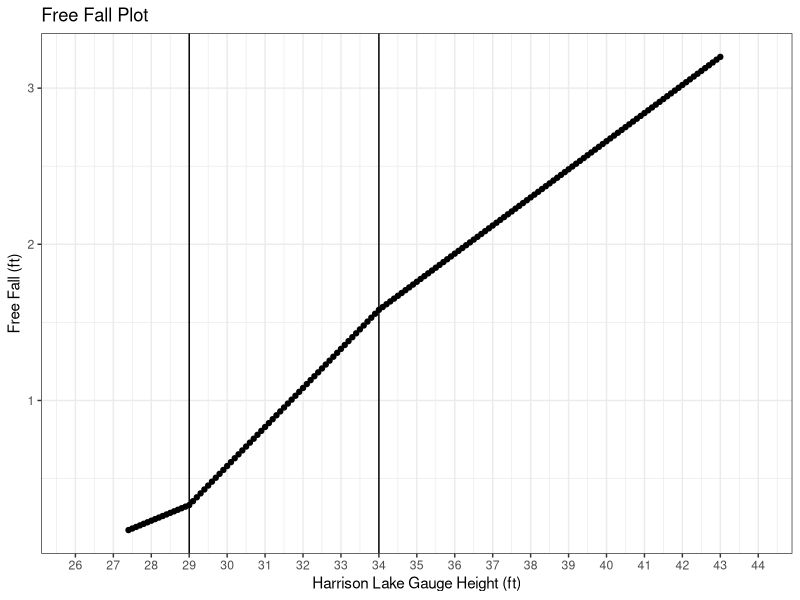
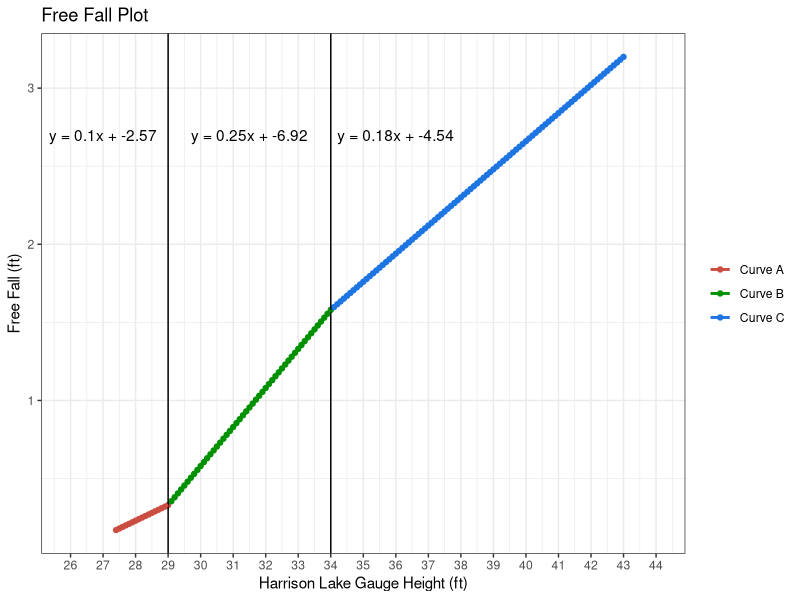
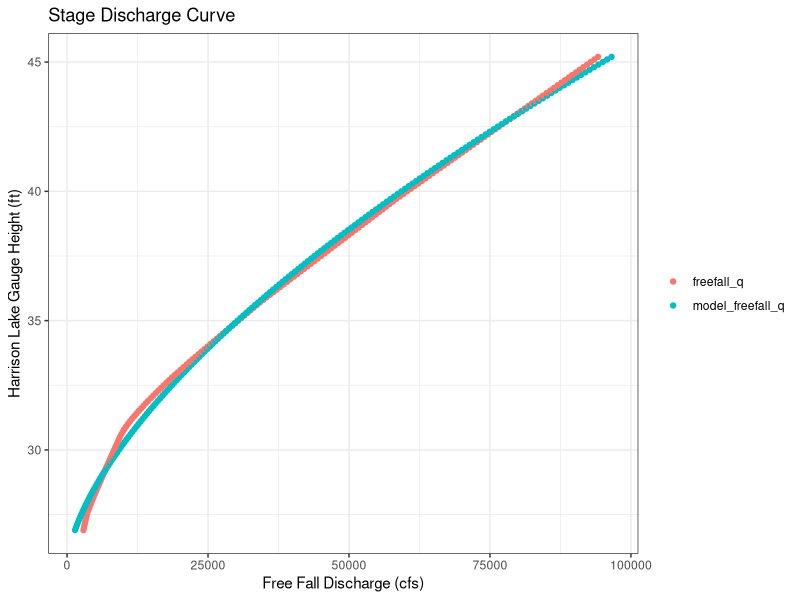
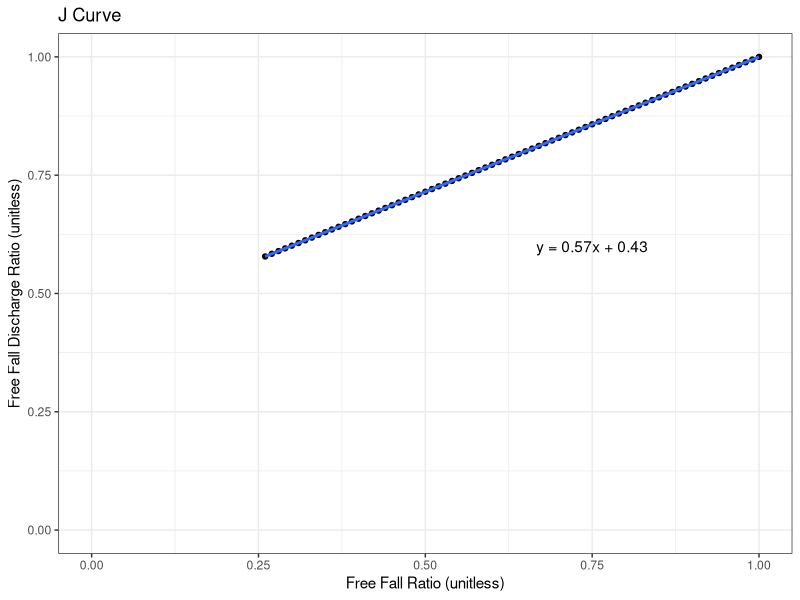
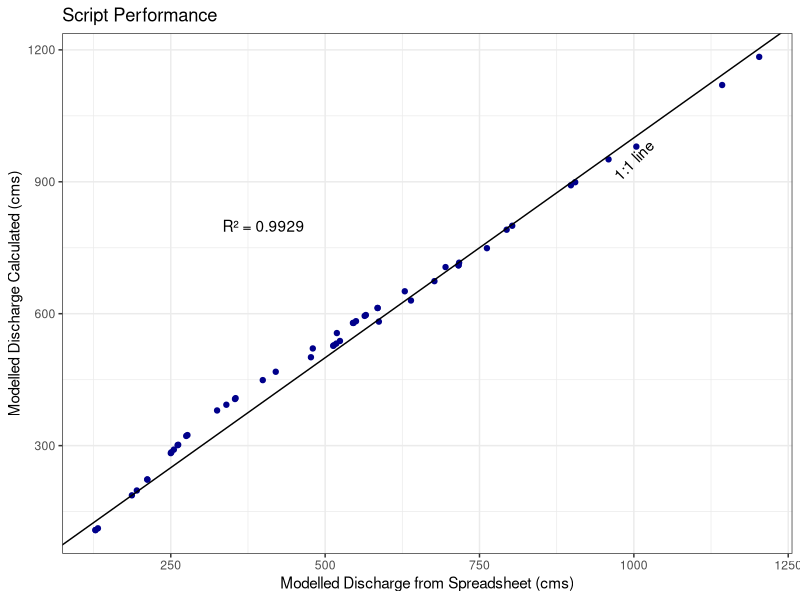
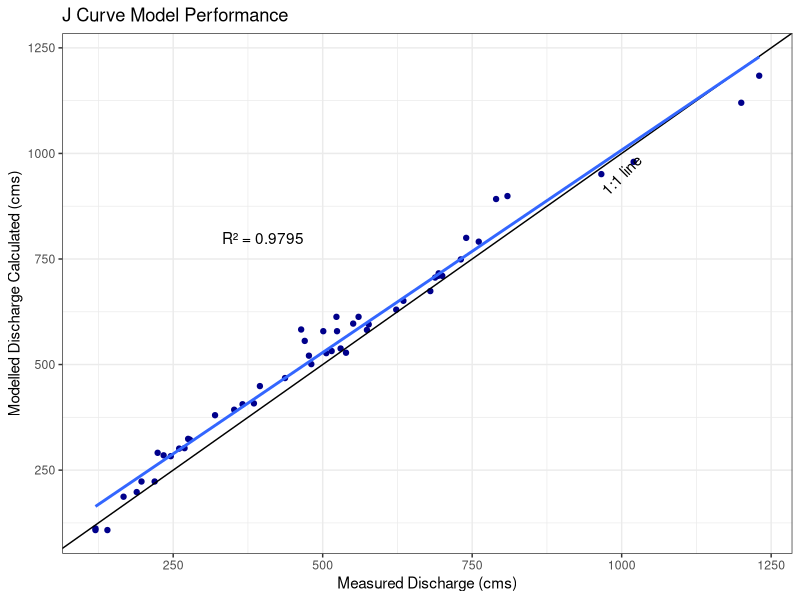
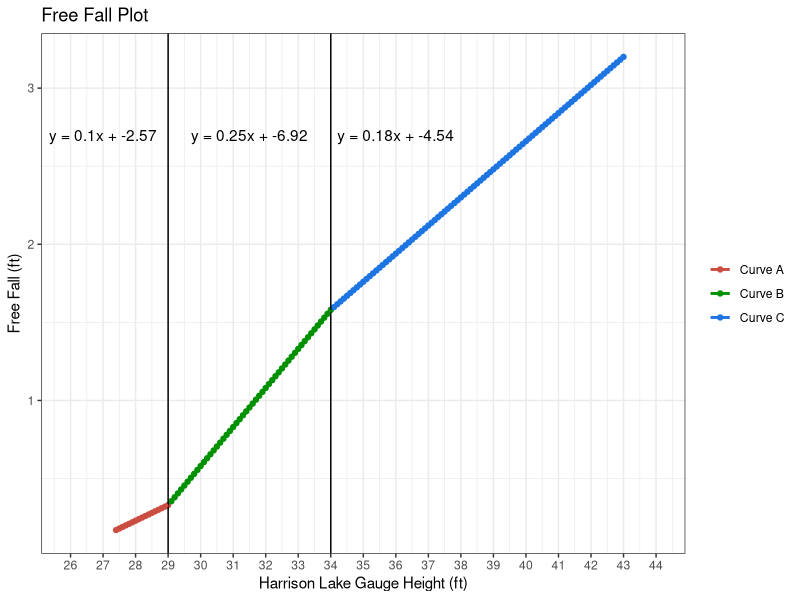
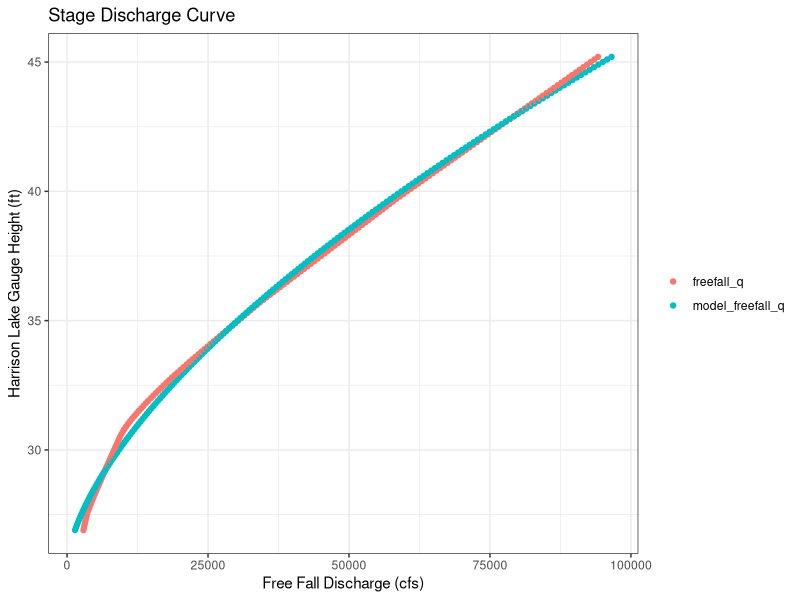

R code for these plots, in order:
# -------------------------------------------------------------------------
# Date created:      2021-06-23
# Author:            E. Anderson
# Description:       Write a description here.
# -------------------------------------------------------------------------


# set up ------------------------------------------------------------------

setwd("C:/Users/andersone/Documents/Projects Local/Stage Fall Local/harrison")

# load libraries
library(tidyr)
library(segmented)
library(dplyr)
library(ggplot2)

# load tables -------------------------------------------------------------

# get column names
data_table_headers <- names(read.csv("DataTable.csv", skip = 3, nrows = 1, header = TRUE))

# read in data
data_table_raw <- read.csv("DataTable.csv", skip = 5, header = FALSE, stringsAsFactors = FALSE)

# assign names
names(data_table_raw) <- data_table_headers

# remove headers
rm(data_table_headers)

# select columns and rename
data_table <- data_table_raw %>%
  select(Date, MGH.Harrison.Lake, MGH.Harrison.River.Below.Morris, Measured.Discharge, J.Curve.Model.Discharge) %>%
  rename(
    date = Date,
    harrison_lake_elevation = MGH.Harrison.Lake,
    harrison_river_morris_elevation = MGH.Harrison.River.Below.Morris,
    measured_discharge = Measured.Discharge,
    jcurve_discharge_spreadsheet = J.Curve.Model.Discharge
  ) %>%
  mutate(date = as.Date(date)) %>%
  mutate(measured_discharge = as.numeric(measured_discharge)) %>%
  mutate(jcurve_discharge_spreadsheet = as.numeric(jcurve_discharge_spreadsheet)) %>%
  mutate(jcurve_discharge_calculated = -9999)

freefall_table <- read.csv("FreeFallTable.csv", skip = 1, header = TRUE, col.names = c("gauge_height", "freefall", "difference"))
hq <- read.csv("StageDischargeTable.csv", skip = 2, header = TRUE, col.names = c("gauge_height", "freefall_q", "difference"))
jcurve <- read.csv("JTable.csv", skip = 1, header = TRUE, col.names = c("freefall_ratio", "freefall_q_ratio", "difference"))

# free fall ---------------------------------------------------------------

ggplot(freefall_table, aes(x = gauge_height, y = freefall)) +
  geom_point() +
  theme_bw() +
  labs(
    x = "Harrison Lake Gauge Height (ft)",
    y = "Free Fall (ft)",
    title = "Free Fall Plot"
  ) +
  scale_x_continuous(limits = c(26, 44), breaks = seq(from = 26, to = 44, by = 1)) +
  # find breakpoints
  geom_vline(xintercept = 29) +
  geom_vline(xintercept = 34)

# add definition for each part of the curve
# for gauge_height <= 29, Curve A
# for gauge_height > 29 and <= 34, Curve B
# for gauge_height > 34, Curve C

freefall_table$curve <- ifelse(freefall_table$gauge_height <= 29, "Curve A", "Curve B")
freefall_table$curve <- ifelse(freefall_table$gauge_height > 34, "Curve C", freefall_table$curve)

# linear models
freefall_A <- freefall_table %>%
  filter(curve == "Curve A")

curveA <- lm(freefall ~ gauge_height, data = freefall_A)
curveA_slope <- as.numeric(curveA$coefficients[2])
curveA_intercept <- as.numeric(curveA$coefficients[1])
eqA <- paste("y = ", signif(curveA_slope, 4), "x + ", signif(curveA_intercept, 4), sep = "")

freefall_B <- freefall_table %>%
  filter(curve == "Curve B")

curveB <- lm(freefall ~ gauge_height, data = freefall_B)
curveB_slope <- as.numeric(curveB$coefficients[2])
curveB_intercept <- as.numeric(curveB$coefficients[1])
eqB <- paste("y = ", signif(curveB_slope, 4), "x + ", signif(curveB_intercept, 4), sep = "")

freefall_C <- freefall_table %>%
  filter(curve == "Curve C")

curveC <- lm(freefall ~ gauge_height, data = freefall_C)
curveC_slope <- as.numeric(curveC$coefficients[2])
curveC_intercept <- as.numeric(curveC$coefficients[1])
eqC <- paste("y = ", signif(curveC_slope, 4), "x + ", signif(curveC_intercept, 4), sep = "")

# plot again
ggplot(freefall_table, aes(x = gauge_height, y = freefall, colour = curve)) +
  geom_point() +
  scale_colour_hue(l = 50) +
  theme_bw() +
  labs(
    x = "Harrison Lake Gauge Height (ft)",
    y = "Free Fall (ft)",
    title = "Free Fall Plot"
  ) +
  # eliminate title
  theme(legend.title = element_blank())+
  scale_x_continuous(limits = c(26, 44), breaks = seq(from = 26, to = 44, by = 1)) +
  # find breakpoints
  geom_vline(xintercept = 29) +
  geom_vline(xintercept = 34) +
  # add regression
  geom_smooth(method = lm, formula = y ~ x, se = FALSE) +
  # add equations
  annotate("text", label = eqA, x = 27, y = 2.7) +
  annotate("text", label = eqB, x = 31.5, y = 2.7) +
  annotate("text", label = eqC, x = 36, y = 2.7) # +
# check equations
# geom_abline(intercept = -2.57, slope = 0.1) +
# geom_abline(intercept = -6.92, slope = 0.25) +
# geom_abline(intercept = -4.54, slope = 0.18)
ggsave("output/Free Fall Plot.png")

# stage-discharge ---------------------------------------------------------

A <- 845.463615649259
B <- 25.5136132413396
n <- 1.58997291940515

hq$model_freefall_q <- A*(hq$gauge_height-B)^n

hq_plotting <- hq %>% 
  select(gauge_height, freefall_q, model_freefall_q) %>% 
  pivot_longer(!gauge_height, names_to = "source", values_to = "q")

ggplot(hq_plotting, aes(x = q, y = gauge_height, colour = source)) +
  geom_point() +
  theme_bw() +
  labs(
    x = "Free Fall Discharge (cfs)",
    y = "Harrison Lake Gauge Height (ft)",
    title = "Stage Discharge Curve"
  ) +
  # scale_x_continuous(breaks = seq(from = 26, to = 44, by = 1)) +
  theme(legend.title = element_blank()) # +
  # add equations
  # annotate("text", label = eqD, x = 28.5, y = 60000) +
  # annotate("text", label = eqE, x = 36, y = 60000)
ggsave("output/Free Fall Stage Discharge Curve.png")


# j curve -----------------------------------------------------------------

curveJ <- lm(freefall_q_ratio ~ freefall_ratio, data = jcurve)
curveJ_slope <- as.numeric(curveJ$coefficients[2])
curveJ_intercept <- as.numeric(curveJ$coefficients[1])
eqJ <- paste("y = ", signif(curveJ_slope, 4), "x + ", signif(curveJ_intercept, 4), sep = "")


ggplot(jcurve, aes(x = freefall_ratio, y = freefall_q_ratio)) +
  geom_point() +
  theme_bw() +
  labs(
    x = "Free Fall Ratio (unitless)",
    y = "Free Fall Discharge Ratio (unitless)",
    title = "J Curve"
  ) +
  xlim(0, 1) +
  ylim(0, 1) +
  geom_smooth(method = "lm", formula = y ~ x) +
  annotate("text", label = eqJ, x = 0.75, y = 0.6)
ggsave("output/J Curve.png", width = 5, height = 5)


# calculate discharge -----------------------------------------------------

calculate_discharge <- function(harrison_lake_elevation, harrison_river_morris_elevation) {
  harrison_lake_elevation_ft <- harrison_lake_elevation * 3.28084

  # calculate fall in ft
  fall_ft <- (harrison_lake_elevation - harrison_river_morris_elevation) * 3.28084

  # calculate free fall in ft
  if (harrison_lake_elevation_ft <= 29) {
    freefall_ft <- curveA_slope * harrison_lake_elevation_ft + curveA_intercept
  } else if (harrison_lake_elevation_ft > 29 && harrison_lake_elevation_ft <= 34) {
    freefall_ft <- curveB_slope * harrison_lake_elevation_ft + curveB_intercept
  } else {
    freefall_ft <- curveC_slope * harrison_lake_elevation_ft + curveC_intercept
  }

  # calculate free fall ratio
  freefall_ratio <- fall_ft / freefall_ft

  # calculate free fall discharge
  freefall_discharge <- A*(harrison_lake_elevation_ft-B)^n
  
  # free fall Q ratio
  freefall_q_ratio <- curveJ_slope * freefall_ratio + curveJ_intercept

  # J-Curve rated discharge
  jcurve_discharge <- freefall_discharge * freefall_q_ratio

  # if freefall_ratio < 1, then use freefall dicharge ELSE if freefall_ration >= 1 then use j curve discharge

  if (freefall_ratio < 1) {
    discharge_cfs <- jcurve_discharge
  } else {
    discharge_cfs <- freefall_discharge 
  }

  # get discharge in cms
  discharge_cms <- discharge_cfs / 35.314666212661

  return(round(discharge_cms))
}

# enter variables ---------------------------------------------------------

# test case: 2013-01-09

harrison_lake_elevation <- 8.887 # in meters
harrison_river_morris_elevation <- 8.737 # in meters

for (i in 1:nrow(data_table)) {
  data_table$jcurve_discharge_calculated[i] <- calculate_discharge(data_table$harrison_lake_elevation[i], data_table$harrison_river_morris_elevation[i])
}

# # backwater or no?
# data_table$backwater <- ifelse()


# script performance ------------------------------------------------------

# calculate r2
model <- lm(jcurve_discharge_calculated ~ jcurve_discharge_spreadsheet, data = data_table)
summary <- summary(model)
r2 <- round(as.numeric(summary[8]), 4)

ggplot(data_table, aes(x = jcurve_discharge_spreadsheet, y = jcurve_discharge_calculated)) + 
    geom_point(colour = "darkblue") + 
    geom_abline(slope = 1, intercept = 0) + 
    # geom_smooth(method = "lm", 
    #             se = FALSE, 
    #             formula = y ~ x) +
    theme_bw() + 
    labs(x = "Modelled Discharge from Spreadsheet (cms)",
         y = "Modelled Discharge Calculated (cms)", 
         title = "Script Performance") + 
    annotate("text", x = 1000, y = 950, label = "1:1 line", angle = 45) + 
    annotate("text", x = 400, y = 800, label = paste0("R² = ", r2))
ggsave("output/Script Performance.png", width = 5, height = 5)



# j curve model performance -----------------------------------------------

# calculate r2
model <- lm(jcurve_discharge_calculated ~ measured_discharge, data = data_table)
summary <- summary(model)
r2 <- round(as.numeric(summary[8]), 4)

ggplot(data_table, aes(x = measured_discharge, y = jcurve_discharge_calculated)) + 
    geom_point(colour = "darkblue") + 
    geom_abline(slope = 1, intercept = 0) + 
    geom_smooth(method = "lm",
                se = FALSE,
                formula = y ~ x) +
    theme_bw() + 
    labs(x = "Measured Discharge (cms)",
         y = "Modelled Discharge Calculated (cms)", 
         title = "J Curve Model Performance") + 
    annotate("text", x = 1000, y = 950, label = "1:1 line", angle = 45) + 
    annotate("text", x = 400, y = 800, label = paste0("R² = ", r2))
ggsave("output/J Curve Model Performance.png", width = 5, height = 5)
